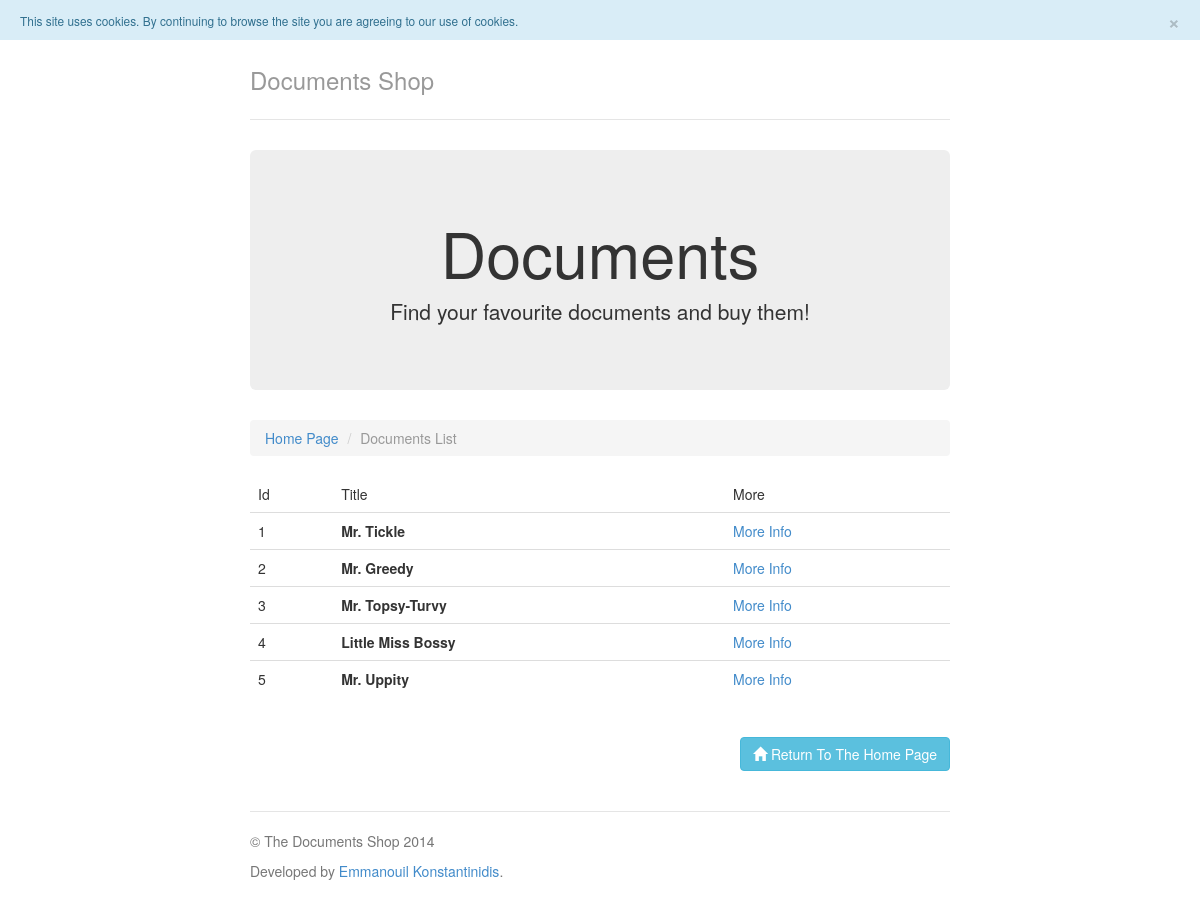
The app's page /index.php?page=list with its own data.
### tables this page shows
CREATE TABLE IF NOT EXISTS `docs` (
  `id` int(11) NOT NULL AUTO_INCREMENT,
  `title` varchar(100) NOT NULL,
  `info` text NOT NULL,
  PRIMARY KEY (`id`)
);

### pages/list.php (the view, shortened to what this page needs)
<div class="jumbotron">
	<h1>Documents</h1>
	<p class="lead">Find your favourite documents and buy them!</p>
</div>
<ol class="breadcrumb">
  <li><a href="index.php">Home Page</a></li>
  <li class="active">Documents List</li>
</ol>
<table class="table table-hover">
<thead>
	<tr>
		<td>Id</td>
		<td>Title</td>
		<td>More</td>
	</tr>
</thead>
<tbody>
<?php
	include_once("config.php");
	$result = mysqli_query($con, "SELECT * FROM docs ORDER BY id ASC");
	while($row = mysqli_fetch_array($result)){
    	print "<tr><td>".$row['id']."</td><td><b>".$row['title'];
       	print "</td><td><a href=\"index.php?page=detail&id=".$row['id']."\">More Info</a></td></tr>";
	}
?>
</tbody>
</table>
<div class="row marketing text-right"><a href="index.php" class="btn btn-info"><span class="glyphicon glyphicon-home"></span> Return To The Home Page</a></div>

### index.php (shortened to what this page needs)
<!DOCTYPE html>
<html lang="en">
  <head>
    <link href="css/bootstrap.min.css" rel="stylesheet">
    <link href="css/style.css" rel="stylesheet">
  </head>
  <body>
    <div class="alert alert-info cookiesnotice">
        <a href="#" class="close" data-dismiss="alert">×</a>
        <small>This site uses cookies. By continuing to browse the site you are agreeing to our use of cookies.</small>
    </div>
    <div class="container">
      <div class="header">
        <h3 class="text-muted">Documents Shop</h3>
      </div>
	<?php
		$url = '';
		$url .= 'pages/';
		if (!empty($_GET['page'])) {
			$url .= $_GET['page']. '.php';
		}
		else {
				$url = 'pages/home.php';
		}
		include $url;
	?>
      <div class="footer">
        	<p>&copy; The Documents Shop 2014</p>
        	<p>Developed by <a href="mailto:ekonstantinidis@outlook.com">Emmanouil Konstantinidis</a>.</p>
      </div>
    </div>
  </body>
</html>

### css/style.css (style rules this page uses)
body { padding-top: 20px; padding-bottom: 20px; }
.header, .marketing, .footer { padding-right: 15px; padding-left: 15px; }
.header { border-bottom: 1px solid #e5e5e5; }
.header h3 { padding-bottom: 19px; margin-top: 0; margin-bottom: 0; line-height: 40px; }
.footer { padding-top: 19px; color: #777; border-top: 1px solid #e5e5e5; }
.cookiesnotice { border: 0; border-radius: 0; margin-top: -20px; padding: 10px 20px; }
@media (min-width: 768px) { .container { max-width: 730px; } }
.jumbotron { text-align: center; border-bottom: 1px solid #e5e5e5; }
.marketing { margin: 40px 0; }
@media screen and (min-width: 768px) { .header, .marketing, .footer { padding-right: 0; padding-left: 0; } }
@media screen and (min-width: 768px) { .header { margin-bottom: 30px; } }
@media screen and (min-width: 768px) { .jumbotron { border-bottom: 0; } }

### records on screen
docs: id "1", title "Mr. Tickle"
docs: id "2", title "Mr. Greedy"
docs: id "3", title "Mr. Topsy-Turvy"
docs: id "4", title "Little Miss Bossy"
docs: id "5", title "Mr. Uppity"
